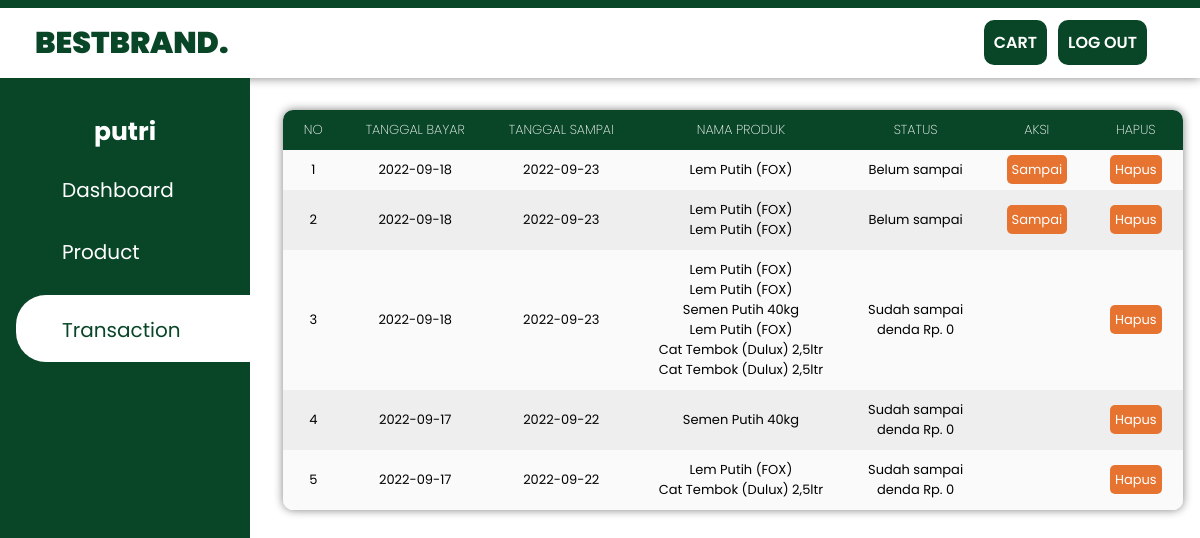
The app's page /history_pembelian.php (signed in) with its own data.
### tables this page shows
CREATE TABLE `transaksi` (
  `id_petugas` int(11) NOT NULL,
  `id_transaksi` int(11) NOT NULL,
  `tanggal_beli` date NOT NULL,
  `tanggal_bayar` date NOT NULL,
  `tanggal_sampai` date NOT NULL
);

CREATE TABLE `detail_transaksi` (
  `id_detail_transaksi` int(11) NOT NULL,
  `id_transaksi` int(11) NOT NULL,
  `id_produk` int(11) NOT NULL,
  `qty` int(11) NOT NULL
);

CREATE TABLE `produk` (
  `id_produk` int(11) NOT NULL,
  `nama_produk` varchar(100) NOT NULL,
  `deskripsi` text NOT NULL,
  `harga` int(11) NOT NULL,
  `foto_produk` varchar(255) NOT NULL
);

CREATE TABLE `produk_sampai` (
  `id_produk_sampai` int(11) NOT NULL,
  `id_transaksi` int(11) NOT NULL,
  `tanggal_sampai` date NOT NULL,
  `denda` int(11) NOT NULL
);

### history_pembelian.php (the view, shortened to what this page needs)
<!DOCTYPE html>
<html>
    <head>
        <link rel="stylesheet" href="https://maxst.icons8.com/vue-static/landings/line-awesome/line-awesome/1.3.0/css/line-awesome.min.css">
        <link href="style_header.css" rel="stylesheet">
        <link href="style_home.css" rel="stylesheet">
        <link href="style_table.css" rel="stylesheet">
    </head>
    <body>
<?php
     include "header_toko.php";
    $id = $_SESSION['id_petugas'];
?>
<div class="sidebar">
            <center>
                <h2><?=$_SESSION["nama_petugas"]?></h2>
            </center>
            <div class="sidebar-menu">
                <ul>
                    <li>
                        <a href="home_toko.php"><span class="las la-home"></span>
                        <span>Dashboard</span></a>
                    </li>
                    <li>
                        <a href="produk.php"><span class="las la-hamburger"></span>
                        <span>Product</span></a>
                    </li>
                    <li>
                        <a href="history_pembelian.php" class="active"><span class="las la-shopping-cart"></span>
                        <span>Transaction</span></a>
                    </li>
                </ul>
            </div>
        </div>
<table class="table table-hover table-striped">
    <thead>
        <th>NO</th>
        <th>Tanggal Bayar</th>
        <th>Tanggal Sampai</th>
        <th>Nama Produk</th>
        <th>Status</th>
        <th>Aksi</th>
        <th>Hapus</th>
    </thead>
    <tbody>
        <?php
        include "koneksitoko.php";
        if($_SESSION['level']=="petugas"){
            $qry_histori=mysqli_query($conn,"select * from transaksi order by id_transaksi desc");
        }elseif($_SESSION['level']=="pelanggan"){
            $qry_histori=mysqli_query($conn,"select * from transaksi where id_petugas ='".$id."' order by id_transaksi desc");
        }
        $no=0;
        while($dt_histori=mysqli_fetch_array($qry_histori)){
            $no++;
            $produk_dibeli="<ol>";
            $qry_produk=mysqli_query($conn,"select * from  detail_transaksi join produk on produk.id_produk=detail_transaksi.id_produk where id_transaksi = '".$dt_histori['id_transaksi']."'");
            while($dt_produk=mysqli_fetch_array($qry_produk)){
                $produk_dibeli.="<li>".$dt_produk['nama_produk']."</li>";
            }
            $produk_dibeli.="</ol>";
            $qry_cek_sampai=mysqli_query($conn,"select * from produk_sampai where id_transaksi = '".$dt_histori['id_transaksi']."'");
            if(mysqli_num_rows($qry_cek_sampai)>0){
                $dt_sampai=mysqli_fetch_array($qry_cek_sampai);
                $denda="denda Rp. ".$dt_sampai['denda'];
                $status_sampai="<label class='alert alert-success'>Sudah sampai <br>".$denda."</label>";
                $button_sampai="";
            } else {
                $status_sampai="<label class='alert alert-danger'>Belum sampai</label>";
                $button_sampai="<a href='sampai.php?id=".$dt_histori['id_transaksi']."' class='btn btn-warning' onclick='return confirm(\"Apakah anda yakin?\")'>Sampai</a>";
            }
            $button_hapus="<a href='hapus_history.php?id_transaksi=".$dt_histori['id_transaksi']."' class='btn btn-danger' onclick='return confirm(\"Apakah anda yakin menghapus data ini?\")'>Hapus</a>";
        ?>
            <tr>
                <td><?=$no?></td>
                <td><?=$dt_histori['tanggal_bayar']?></td>
                <td><?=$dt_histori['tanggal_sampai']?></td>
                <td><?=$produk_dibeli?></td>
                <td><?=$status_sampai?></td>
                <td><?=$button_sampai?></td>
                <td><?=$button_hapus?></td>
            </tr>
        <?php
        }
        ?>
    </tbody>
</table>
</html>
<?php
    include "footer_toko.php";
?>

### style_header.css (style rules this page uses)
:root { --main-color: #094627; --color-grey: #808080; --color-random: #e67330; }
* { padding: 0; margin: 0; box-sizing: border-box; list-style-type: none; text-decoration: none; font-family: "Poppins", sans-serif; }
body { margin: 0; padding: 0; font-family: "Roboto", sans-serif; }
.sidebar { background: var(--main-color); margin-top: 78px; padding-top: 30px; position: fixed; left: 0; width: 250px; height: 100%; }
.sidebar h2 { color: #ffffff; margin-top: 5px; margin-bottom: 20px; font-size: 25px; }
.sidebar-menu { margin-top: 1rem; }
.sidebar-menu li { width: 100%; margin-bottom: 1.7rem; padding-left: 1rem; }
.sidebar-menu a { padding-left: 30px; display: block; color: #ffffff; font-size: 20px; }
.sidebar-menu a.active { background: #ffffff; padding-top: 1rem; padding-bottom: 1rem; color: var(--main-color); border-radius: 30px 0px 0px 30px; }
.sidebar-menu a span:first-child { font-size: 1.5rem; padding-right: 1rem; }

### style_home.css (style rules this page uses)
:root { --main-color: #094627; --color-grey: #808080; --color-random: #e67330; }

### style_table.css (style rules this page uses)
:root { --main-color: #094627; --color-grey: #808080; --color-random: #e67330; }
table { position: absolute; left: 283px; top: 110px; width: 75%; border-spacing: 0; border-radius: 10px; box-shadow: 0 0 10px var(--color-grey); overflow: hidden; }
td, th td, th { padding: 10px 20px; text-align: center; }
th { background-color: var(--main-color); color: #ffffff; font-weight: 200; text-transform: uppercase; }
tr { width: 100%; font-size: small; background-color: #fafafa; }
tr:nth-child(even) { background-color: #eeeeee; }
.btn { background-color: #e67330; padding: 5px; border-radius: 5px; color: #ffffff; }

### records on screen
transaksi: tanggal_bayar "2022-09-18", tanggal_sampai "2022-09-23", shows "Belum sampai"
detail_transaksi: id_produk.nama_produk "Lem Putih (FOX)"
transaksi: tanggal_bayar "2022-09-18", tanggal_sampai "2022-09-23", shows "Belum sampai"
detail_transaksi: id_produk.nama_produk "Lem Putih (FOX)"
detail_transaksi: id_produk.nama_produk "Lem Putih (FOX)"
transaksi: tanggal_bayar "2022-09-18", tanggal_sampai "2022-09-23", produk_sampai.denda "denda Rp. 0"
detail_transaksi: id_produk.nama_produk "Lem Putih (FOX)"
detail_transaksi: id_produk.nama_produk "Lem Putih (FOX)"
detail_transaksi: id_produk.nama_produk "Semen Putih 40kg"
detail_transaksi: id_produk.nama_produk "Lem Putih (FOX)"
detail_transaksi: id_produk.nama_produk "Cat Tembok (Dulux) 2,5ltr"
detail_transaksi: id_produk.nama_produk "Cat Tembok (Dulux) 2,5ltr"
transaksi: tanggal_bayar "2022-09-17", tanggal_sampai "2022-09-22", produk_sampai.denda "denda Rp. 0"
detail_transaksi: id_produk.nama_produk "Semen Putih 40kg"
transaksi: tanggal_bayar "2022-09-17", tanggal_sampai "2022-09-22", produk_sampai.denda "denda Rp. 0"
detail_transaksi: id_produk.nama_produk "Lem Putih (FOX)"
detail_transaksi: id_produk.nama_produk "Cat Tembok (Dulux) 2,5ltr"

### other values on screen
$_SESSION["nama_petugas"] "putri"
